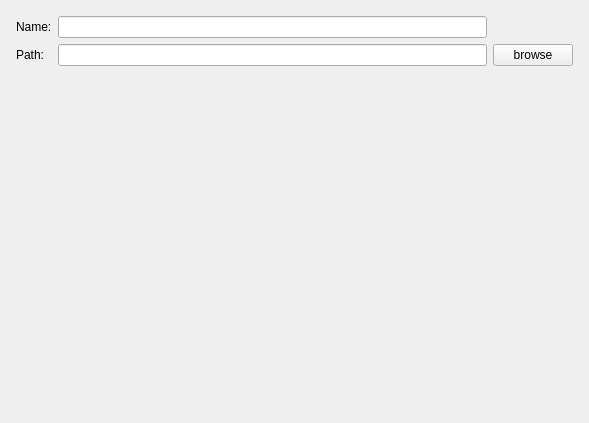
<?xml version="1.0" encoding="UTF-8"?>
<ui version="4.0">
 <class>ProSetPage</class>
 <widget class="QWizardPage" name="ProSetPage">
  <property name="geometry">
   <rect>
    <x>0</x>
    <y>0</y>
    <width>589</width>
    <height>423</height>
   </rect>
  </property>
  <property name="windowTitle">
   <string>WizardPage</string>
  </property>
  <layout class="QGridLayout" name="gridLayout_2">
   <item row="0" column="0">
    <layout class="QGridLayout" name="gridLayout">
     <property name="leftMargin">
      <number>5</number>
     </property>
     <property name="topMargin">
      <number>5</number>
     </property>
     <property name="rightMargin">
      <number>5</number>
     </property>
     <property name="bottomMargin">
      <number>5</number>
     </property>
     <item row="0" column="0">
      <widget class="QLabel" name="label">
       <property name="text">
        <string>Name:</string>
       </property>
      </widget>
     </item>
     <item row="1" column="0">
      <widget class="QLabel" name="label_2">
       <property name="text">
        <string>Path:</string>
       </property>
      </widget>
     </item>
     <item row="1" column="1">
      <widget class="QLineEdit" name="lineEdit_2"/>
     </item>
     <item row="1" column="2">
      <widget class="QPushButton" name="pushButton">
       <property name="text">
        <string>browse</string>
       </property>
      </widget>
     </item>
     <item row="0" column="1">
      <widget class="QLineEdit" name="lineEdit"/>
     </item>
     <item row="2" column="1">
      <widget class="QLabel" name="tips">
       <property name="text">
        <string/>
       </property>
      </widget>
     </item>
    </layout>
   </item>
  </layout>
 </widget>
 <resources/>
 <connections/>
</ui>
